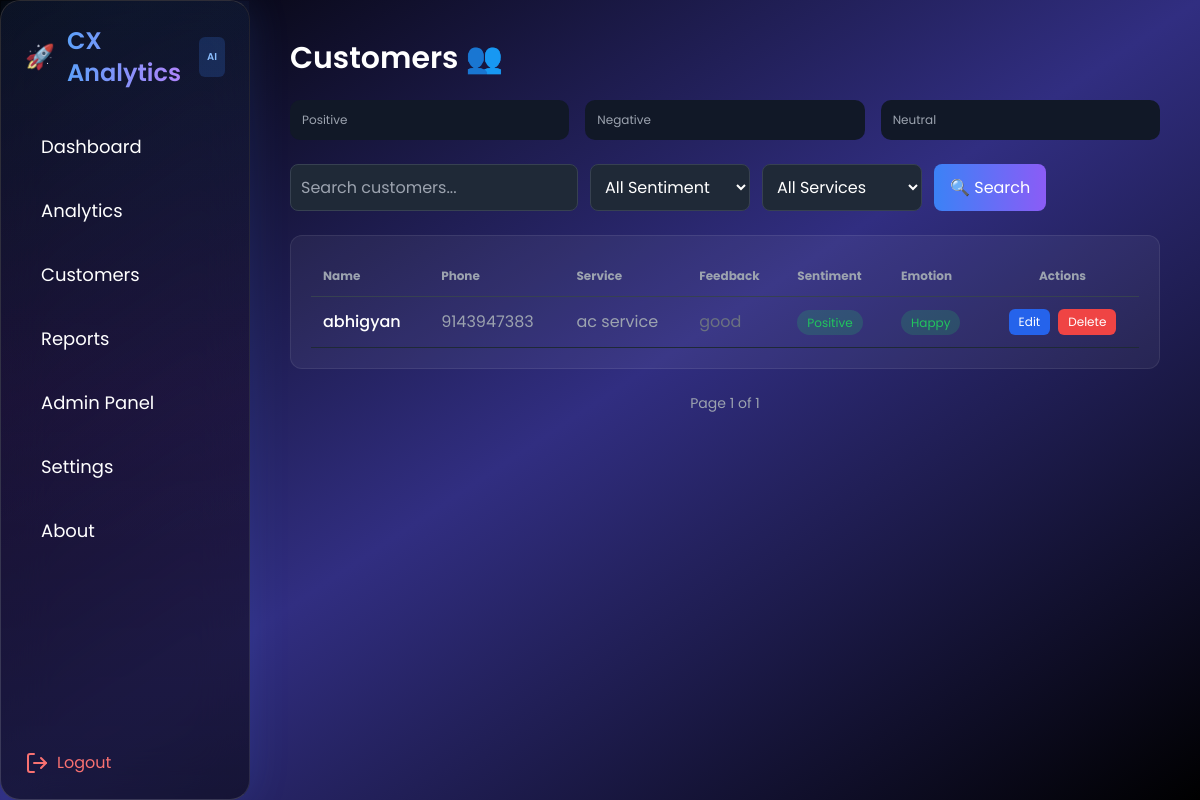
The page /customers (signed in) on the database its author committed.
### models.py (models this page shows, shortened)
class Feedback(db.Model):
    __tablename__ = "feedbacks"
    id = db.Column(db.Integer, primary_key=True)
    name = db.Column(db.String(100), nullable=False)
    phone = db.Column(db.String(20))
    service = db.Column(db.String(100))
    text = db.Column(db.Text, nullable=False)
    sentiment = db.Column(db.String(20))
    emotion = db.Column(db.String(20))
    created_at = db.Column(db.DateTime, default=datetime.utcnow)
    user_id = db.Column(db.Integer, db.ForeignKey('users.id'), nullable=False)

### app.py (the view)
@app.route('/customers')
@login_required
def customers():
    search = request.args.get('search')
    page = request.args.get('page', 1, type=int)
    query = Feedback.query.filter_by(user_id=current_user.id)
    if search and search.strip() != "":
        query = query.filter(
            Feedback.name.contains(search) |
            Feedback.service.contains(search)
        )
    feedbacks = query.order_by(Feedback.id.desc()).paginate(page=page, per_page=5)
    return render_template('customers.html', feedbacks=feedbacks)

### app.py (called while the page is built)
@login_manager.user_loader
def load_user(user_id):
    return User.query.get(int(user_id))

### templates/customers.html (shortened to what this page needs)
{% extends "base.html" %}
{% block content %}
<div class="flex justify-between items-center mb-6">
    <h2 class="text-3xl font-semibold text-white flex items-center gap-2">
        Customers 👥
    </h2>
</div>
<div class="grid grid-cols-3 gap-4 mb-6">
    <div class="stat-card text-green-400">
        <p class="text-xs text-gray-400">Positive</p>
    </div>
    <div class="stat-card text-red-400">
        <p class="text-xs text-gray-400">Negative</p>
    </div>
    <div class="stat-card text-yellow-400">
        <p class="text-xs text-gray-400">Neutral</p>
    </div>
</div>
<form method="GET" class="flex flex-wrap gap-3 mb-6">
    <input type="text" name="search" value="{{ request.args.get('search','') }}"
        placeholder="Search customers..."
        class="input w-72">
    <select name="sentiment" class="input w-40">
        <option value="">All Sentiment</option>
    </select>
    <select name="service" class="input w-40">
        <option value="">All Services</option>
    </select>
    <button class="btn-primary">
        🔍 Search
    </button>
</form>
<div class="table-card">
    <table class="w-full text-left">
        <thead class="text-xs text-gray-400 border-b border-gray-700">
            <tr>
                <th class="p-3">Name</th>
                <th class="p-3">Phone</th>
                <th class="p-3">Service</th>
                <th class="p-3">Feedback</th>
                <th class="p-3">Sentiment</th>
                <th class="p-3">Emotion</th>
                <th class="p-3 text-center">Actions</th>
            </tr>
        </thead>
        <tbody>
        {% for f in feedbacks.items %}
        <tr class="border-b border-gray-800 hover:bg-white/5 transition">
            <td class="p-3 font-medium">{{ f.name }}</td>
            <td class="p-3 text-gray-400">{{ f.phone }}</td>
            <td class="p-3 text-gray-400">{{ f.service }}</td>
            <td class="p-3 text-gray-500 max-w-xs truncate">{{ f.text }}</td>
            <td class="p-3">
                <span class="badge
                {% if f.sentiment=='Positive' %}badge-green
                {% elif f.sentiment=='Negative' %}badge-red
                {% else %}badge-yellow{% endif %}">
                {{ f.sentiment }}
                </span>
            </td>
            <td class="p-3">
                <span class="badge
                {% if f.emotion=='Happy' %}badge-green
                {% elif f.emotion=='Sad' %}badge-blue
                {% elif f.emotion=='Angry' %}badge-red
                {% else %}badge-yellow{% endif %}">
                {{ f.emotion }}
                </span>
            </td>
            <td class="p-3 flex justify-center gap-2">
                <a href="/edit/{{ f.id }}" class="btn-sm btn-blue">Edit</a>
                <a href="/delete/{{ f.id }}"
                onclick="return confirm('Delete this record?')"
                class="btn-sm btn-red">Delete</a>
            </td>
        </tr>
        {% endfor %}
        </tbody>
    </table>
</div>
<div class="mt-6 flex justify-center items-center gap-4">
    <span class="text-gray-400 text-sm">
        Page {{ feedbacks.page }} of {{ feedbacks.pages }}
    </span>
</div>
{% endblock %}

### templates/base.html (style rules this page uses)
body { font-family: 'Poppins', sans-serif; }
button, a { transition: all 0.3s ease; }

### templates/customers.html (style rules this page uses)
.input { padding:10px; border-radius:8px; background:#1f2937; border:1px solid #374151; }
.btn-primary { background:linear-gradient(to right,#3b82f6,#8b5cf6); padding:10px 16px; border-radius:8px; }
.table-card { background:rgba(255,255,255,0.05); border-radius:12px; padding:20px; border:1px solid rgba(255,255,255,0.08); }
.stat-card { background:#111827; padding:12px; border-radius:10px; }
.badge { padding:4px 10px; border-radius:999px; font-size:12px; }
.badge-green { background:rgba(34,197,94,0.2); color:#22c55e; }
.btn-sm { padding:4px 10px; border-radius:6px; font-size:12px; }
.btn-blue { background:#2563eb; }
.btn-red { background:#ef4444; }

### rows shown on the page
Feedback: name "abhigyan", phone "9143947383", service "ac service", text "good", sentiment "Positive", emotion "Happy"

### other values the page prints
{{ feedbacks.page }} "1"
{{ feedbacks.pages }} "1"
